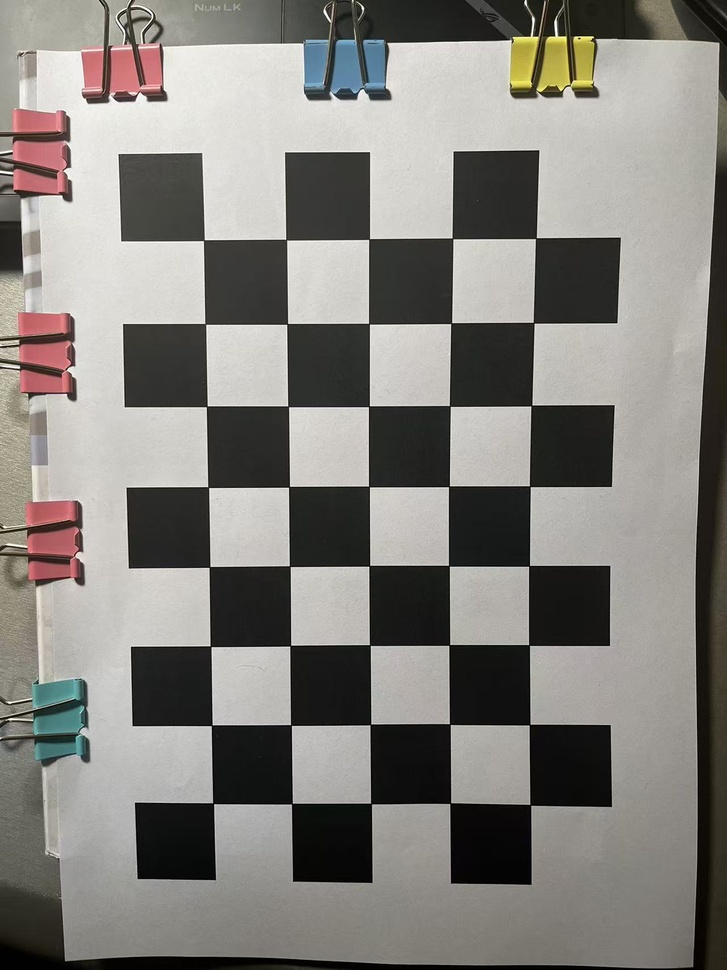
#> input picture Camera Calibrator/chessboard/chessboard.jpg, 727 x 970 px, shrunk from 1280 x 1707 before the run; its folder holds only this picture in this run
$ python 'Calibrator cv2.py'
#> lines starting #> are read from the running program, lines starting #| are printed output that depends on the picture; after the words box and inside, x2 and y2 are one past the last pixel; in counts of white or black regions, pixels touching at a corner belong together
import cv2
import numpy as np
import glob

# 棋盘格参数
chessboard_size = (8, 5)  # 棋盘格内角点数（8列，5行）
square_size = 1.0  # 方格边长（单位：例如 1mm，可以根据实际单位调整）

# 世界坐标系中的棋盘格角点坐标（Z=0）
objp = np.zeros((chessboard_size[0] * chessboard_size[1], 3), np.float32)
objp[:, :2] = np.mgrid[0:chessboard_size[0], 0:chessboard_size[1]].T.reshape(-1, 2)
objp *= square_size

# 存储棋盘格角点的 3D 世界坐标和 2D 图像坐标
objpoints = []  # 3D 世界坐标
imgpoints = []  # 2D 图像坐标

# 加载棋盘格图片
images = glob.glob('./Camera Calibrator/chessboard/*.jpg')  # 假设棋盘格图片存储在 chessboard_images 文件夹下

for fname in images:
    img = cv2.imread(fname)
#> img is the input picture: shape (970, 727, 3); mean B, G, R 123.9, 128.8, 131.3
    gray = cv2.cvtColor(img, cv2.COLOR_BGR2GRAY)
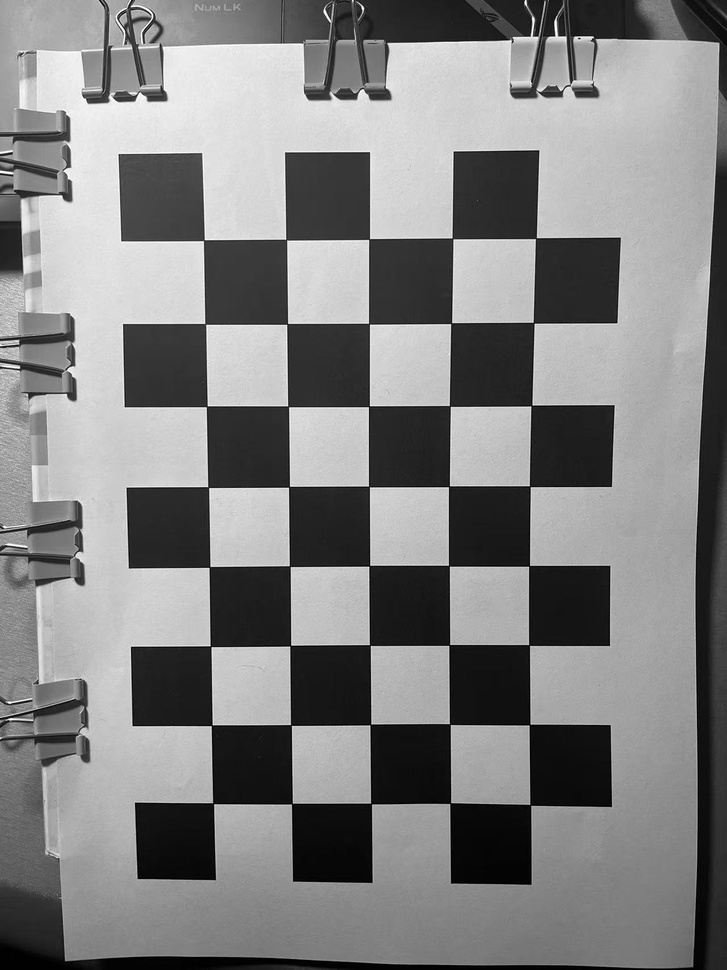
#> gray: shape (970, 727); min 0, max 255, mean 129

    # 查找棋盘格角点
    ret, corners = cv2.findChessboardCorners(gray, chessboard_size, None)
#> ret = True; corners = 40 rows, first 8: [213.3, 803.4], [211.6, 725.3], [210.5, 646.3], [209.5, 567], [208.3, 487.2], [206.8, 406.3], [205.3, 323.9], [203.8, 240.2]

    if ret:
        objpoints.append(objp)  # 添加 3D 世界坐标
        imgpoints.append(corners)  # 添加 2D 图像坐标

        # 可视化角点
        cv2.drawChessboardCorners(img, chessboard_size, corners, ret)
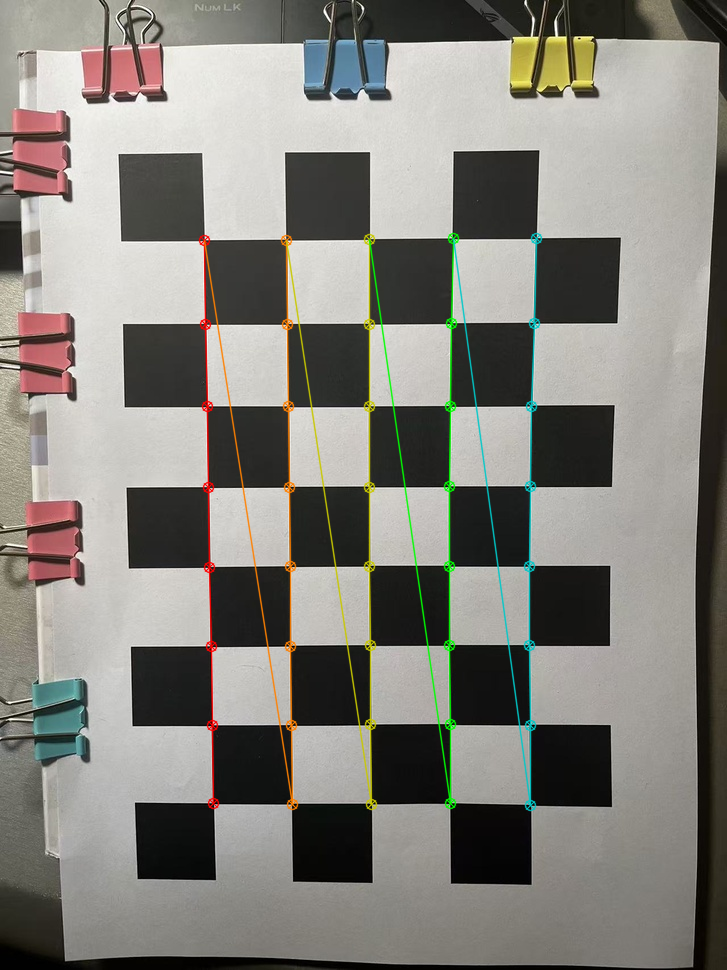
#> img: shape (970, 727, 3); 2.62% of pixels changed, all inside (x1, y1, x2, y2) = (198, 232, 543, 812)
        cv2.imshow('Chessboard Corners', img)
        cv2.waitKey(500)

cv2.destroyAllWindows()
np.set_printoptions(precision=2)
# 相机标定
if len(objpoints) > 0:
    ret, camera_matrix, dist_coeffs, rvecs, tvecs = cv2.calibrateCamera(objpoints, imgpoints, gray.shape[::-1], None, None)
#> ret = 0.269; camera_matrix = [[1091.5, 0, 424.3], [0, 1092.3, 504.9], [0, 0, 1]]; dist_coeffs = [[0.402, -1.62, 0.0152, 0.0255, -2.42]]; rvecs = ([0.118, 0.0744, -1.57],); tvecs = ([-2.7, 3.74, 14.04],)

    # 打印标定结果
    print("内参矩阵A:\n", camera_matrix)
#| 内参矩阵A:
#|  [[1.09e+03 0.00e+00 4.24e+02]
#|  [0.00e+00 1.09e+03 5.05e+02]
#|  [0.00e+00 0.00e+00 1.00e+00]]
    # print("\n畸变系数 (dist_coeffs):\n", dist_coeffs.ravel())

    # 打印每张图片对应的外参矩阵
    for i in range(len(rvecs)):
        # 将旋转向量转换为旋转矩阵
        R, _ = cv2.Rodrigues(rvecs[i])

        # 获取外参矩阵 [R|t]
        t = tvecs[i].reshape(3, 1)  # 将平移向量调整为列向量
        extrinsic_matrix = np.hstack((R, t))
        extrinsic_matrix_complete = np.row_stack((extrinsic_matrix, [0, 0, 0, 1]))
        if i == 0:
            print(f"外参矩阵E:\n", extrinsic_matrix_complete)
#> this loop made 1 pass
#| 外参矩阵E:
#|  [[ 1.92e-03  1.00e+00 -2.75e-02 -2.70e+00]
#|  [-9.93e-01 -1.44e-03 -1.22e-01  3.74e+00]
#|  [-1.22e-01  2.75e-02  9.92e-01  1.40e+01]
#|  [ 0.00e+00  0.00e+00  0.00e+00  1.00e+00]]
else:
    print("未找到足够的棋盘格角点进行标定！")

$ run again, on Camera Calibrator/chessboard/chessboard1.jpg
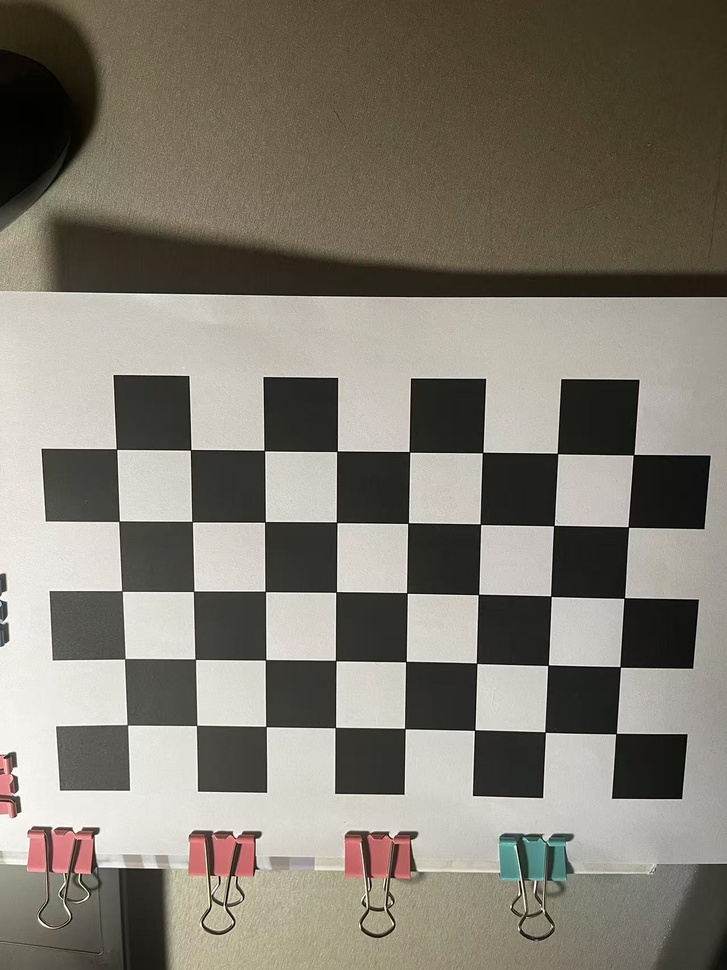
#> input picture Camera Calibrator/chessboard/chessboard1.jpg, 727 x 970 px, shrunk from 1280 x 1707 before the run
#> img is the input picture: shape (970, 727, 3); mean B, G, R 112.1, 123.2, 128.5
#> `gray = cv2.cvtColor(img, cv2.COLOR_BGR2GRAY)`:
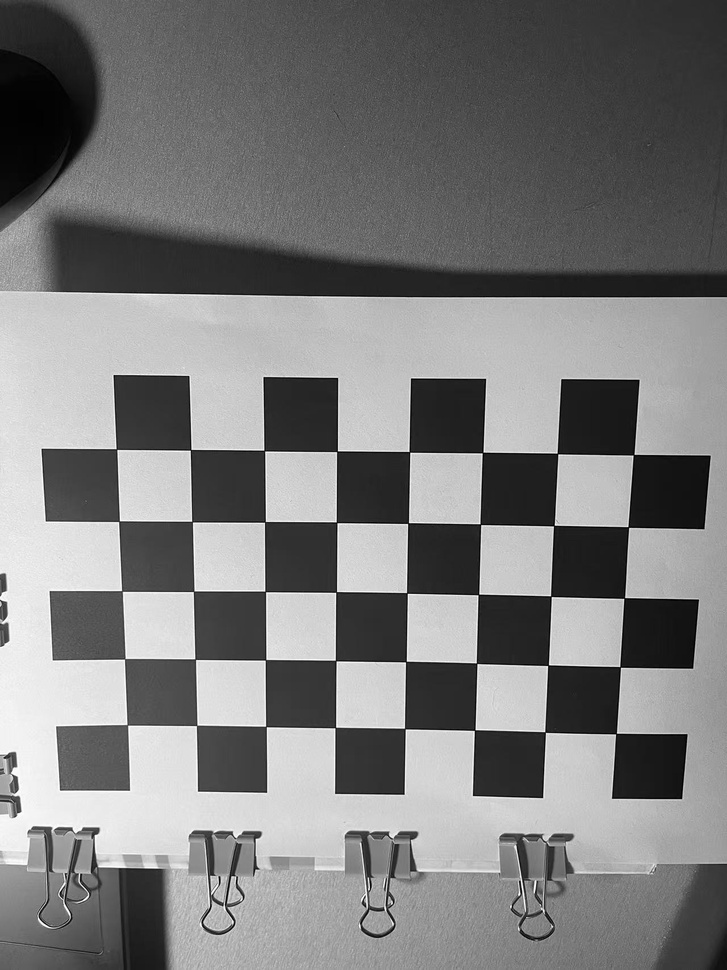
#> gray: shape (970, 727); min 0, max 255, mean 123.6
#> `ret, corners = cv2.findChessboardCorners(gray, chessboard_size, None)`: ret = True; corners = 40 rows, first 8: [615.9, 733.6], [545.1, 732], [474.6, 730.1], [404.8, 728.6], [335.4, 727.5], [265.9, 726.5], [196.7, 725.4], [127.4, 725.1]
#> `cv2.drawChessboardCorners(img, chessboard_size, corners, ret)`:
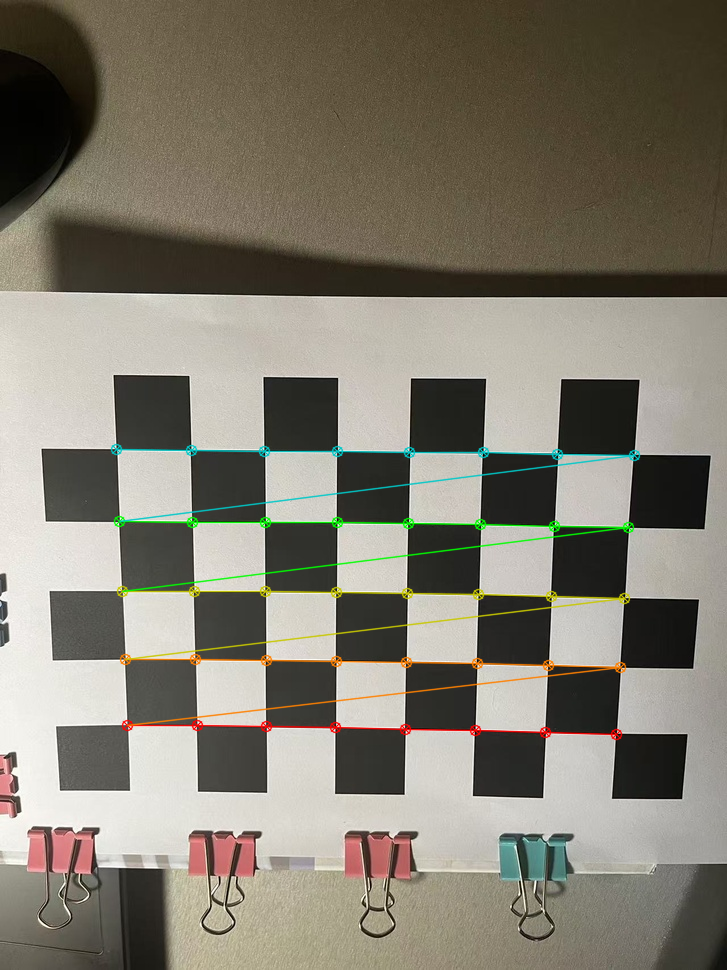
#> img: shape (970, 727, 3); 2.38% of pixels changed, all inside (x1, y1, x2, y2) = (110, 443, 641, 741)
#> `ret, camera_matrix, dist_coeffs, rvecs, tvecs = cv2.calibrateCamera(ob..`: ret = 0.218; camera_matrix = [[462.9, 0, 365.1], [0, 463.8, 437.5], [0, 0, 1]]; dist_coeffs = [[0.107, -0.162, 0.000267, -0.00163, 0.0932]]; rvecs = ([-0.0247, 0.164, -3.13],); tvecs = ([3.58, 4.21, 6.76],)
#| 内参矩阵A:
#|  [[462.89   0.   365.11]
#|  [  0.   463.77 437.48]
#|  [  0.     0.     1.  ]]
#> the loop `for i in range(len(rvecs)):` made 1 pass
#> (printed output is left out)

$ run again, on Camera Calibrator/chessboard/chessboard3.jpg
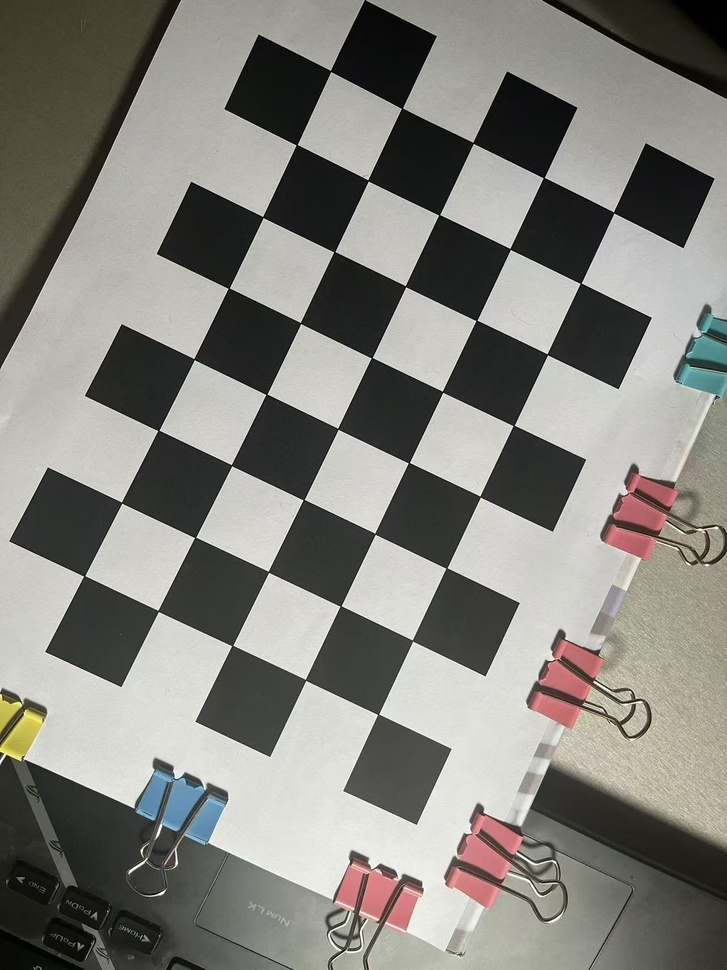
#> input picture Camera Calibrator/chessboard/chessboard3.jpg, 727 x 970 px, shrunk from 1280 x 1707 before the run
#> img is the input picture: shape (970, 727, 3); mean B, G, R 124.6, 130.1, 131.5
#> `gray = cv2.cvtColor(img, cv2.COLOR_BGR2GRAY)`:
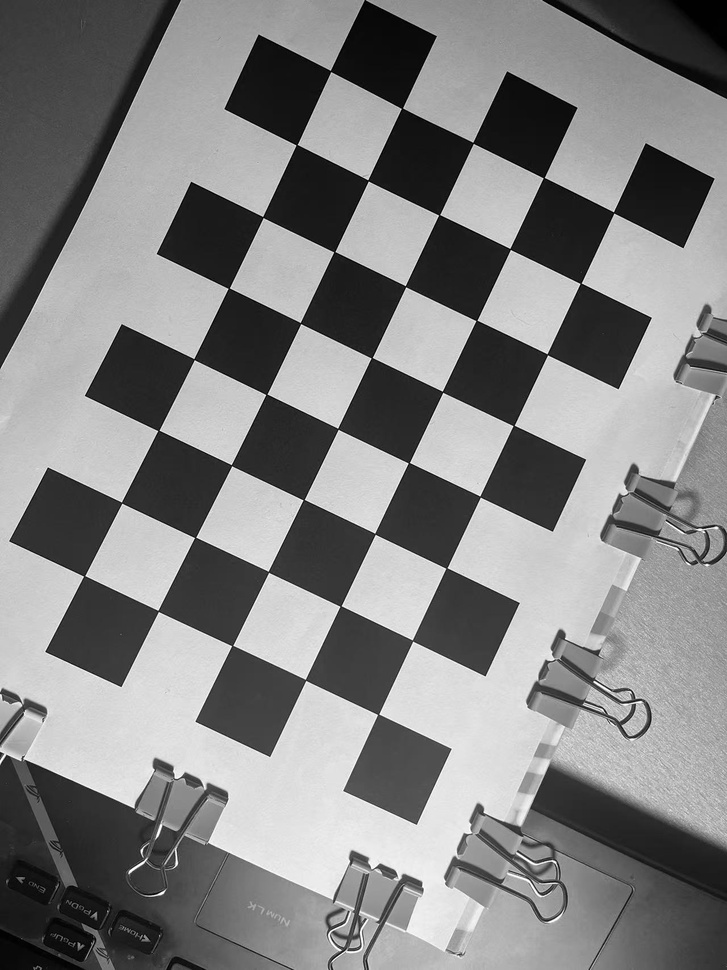
#> gray: shape (970, 727); min 0, max 255, mean 130
#> `ret, corners = cv2.findChessboardCorners(gray, chessboard_size, None)`: ret = True; corners = 40 rows, first 8: [613.6, 212.4], [580.6, 283.3], [547.4, 354.4], [513.5, 425.5], [480.3, 496.6], [446.5, 568], [412.4, 640.5], [378.4, 714.4]
#> `cv2.drawChessboardCorners(img, chessboard_size, corners, ret)`:
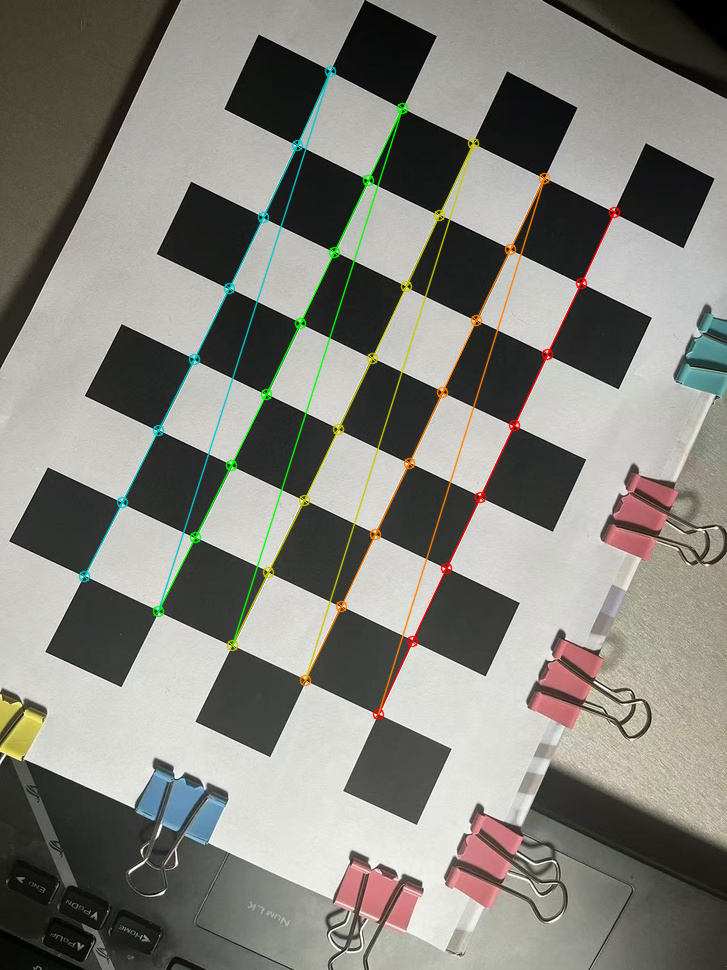
#> img: shape (970, 727, 3); 2.47% of pixels changed, all inside (x1, y1, x2, y2) = (78, 65, 621, 721)
#> `ret, camera_matrix, dist_coeffs, rvecs, tvecs = cv2.calibrateCamera(ob..`: ret = 0.407; camera_matrix = [[858.7, 0, 403.6], [0, 861.4, 463.3], [0, 0, 1]]; dist_coeffs = [[0.205, -1.16, -0.0122, -0.00269, 4.1]]; rvecs = ([-0.0625, 0.0524, 2.01],); tvecs = ([2.69, -3.18, 11.19],)
#| 内参矩阵A:
#|  [[858.67   0.   403.64]
#|  [  0.   861.44 463.25]
#|  [  0.     0.     1.  ]]
#> the loop `for i in range(len(rvecs)):` made 1 pass
#> (printed output is left out)
